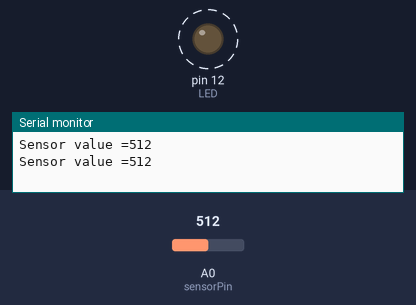
The sketch below on a simulated Arduino Uno, built with avr-gcc and run on an emulated ATmega328P. On the bench: output pins drawn as LEDs (lit = HIGH), the last lines printed to the serial monitor. Dashed ring = blinking. Inputs (shaded band) come from the test bench; at power-on: A0 (sensorPin) = 512.

Above: at 1.8 s.
1.9 s: A0 (sensorPin) set to 0
At 2.8 s:
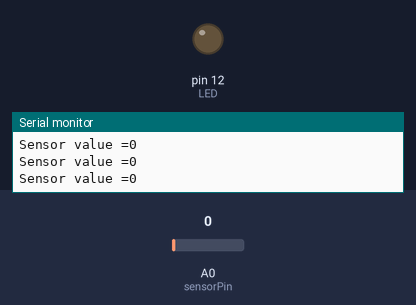
6.0 s: A0 (sensorPin) set to 122
At 6.33 s:
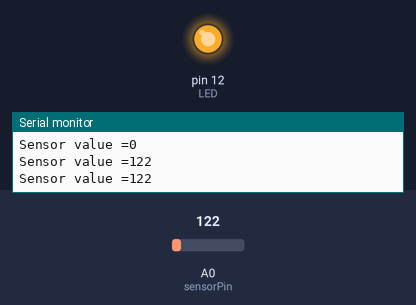
Timing chart, 0 to 15.5 s (numbered marks = the images above; inputs shaded):
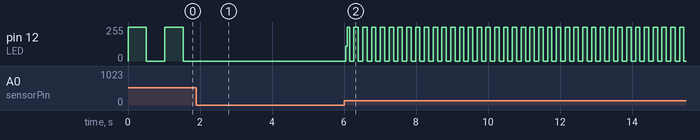

Measured:
- after the input at 1.9 s, pin 12 (LED): stops changing and stays 0/255
- after the input at 6.0 s, pin 12 (LED): 0/255 → 112/255 after 0.05 s, then moves between 0/255 and 255/255, repeating every 0.49 s
- by itself, pin 12 (LED): alternates 255/255 for 0.51 s and 0/255 for 0.51 s

The sketch:

arduinoInputControlsOutput.ino
```cpp
/* Interactive LED Project
 Example code for ENG1400 Interactive LED

 Code modified by: D. Godrick
 Using example from B. Huang at SparkFun
 Date: 08/22/14

 */

// The next three lines declare variables that we can use later in the code
// in place of the actual numbers.

int LED = 12; //Careful!
int sensorPin = A0;
int potLevel = 0; //What is this?

void setup()
{
  pinMode(LED, OUTPUT);
  pinMode(sensorPin, INPUT);
  Serial.begin(9600);  // this line sets up a serial com interface
  // to communicate back to your PC
}

void loop()
{
  // this code repeats over and over.
   potLevel = analogRead(sensorPin);  // reads in the level of the sensor.
                                      // analogRead will return a value between 0 and 1023

  Serial.print("Sensor value =");    // prints a string to read to Serial comm
  Serial.print(potLevel);            // prints the variable level to Serial
  Serial.println();                  // prints a CRLF
  // this part of the code specifies the delay time based on the potLevel
  digitalWrite(LED, HIGH);
  delay(potLevel);
  digitalWrite(LED, LOW);
  delay(potLevel);

}
```
